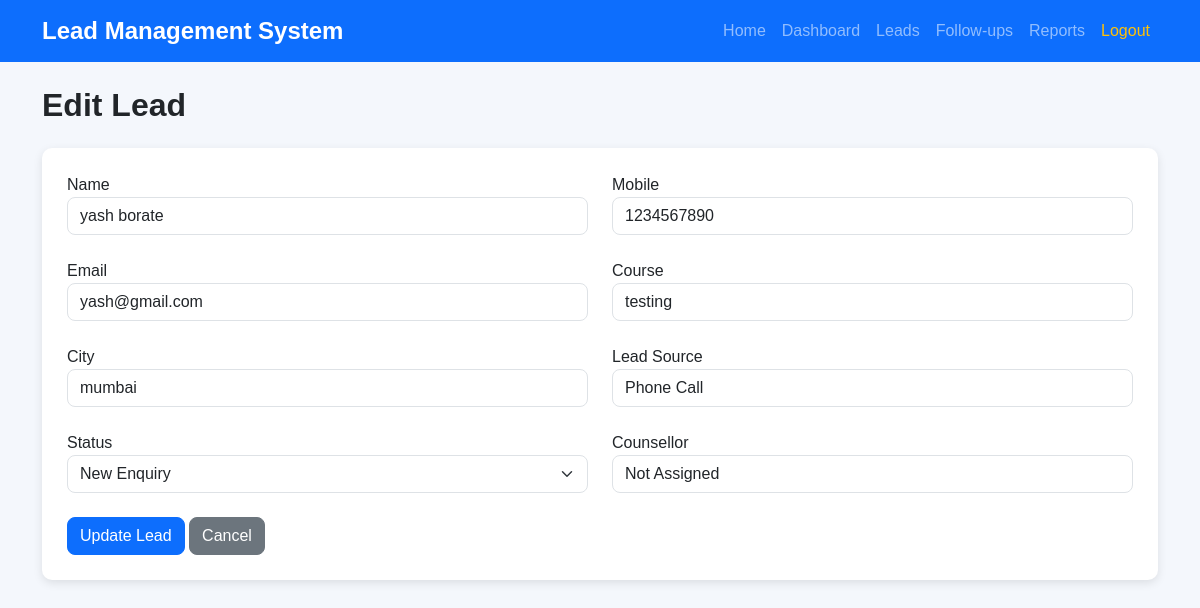
The page /edit/3 on the database its author committed.
### tables this page shows
CREATE TABLE leads(
        id INTEGER PRIMARY KEY AUTOINCREMENT,
        name TEXT NOT NULL,
        mobile TEXT UNIQUE NOT NULL,
        email TEXT,
        course TEXT,
        city TEXT,
        source TEXT,
        status TEXT DEFAULT 'New Enquiry',
        counsellor TEXT DEFAULT 'Not Assigned',
        created_date TEXT,
        updated_date TEXT
    );

### routes.py (the view, shortened to what this page needs)
@main.route("/edit/<int:lead_id>", methods=["GET", "POST"])
def edit_lead(lead_id):
    lead = get_lead_by_id(lead_id)
    return render_template(
        "edit_lead.html",
        lead=lead
    )

### models.py (called while the page is built)
def get_connection():
    conn = sqlite3.connect(Config.DATABASE)
    conn.row_factory = sqlite3.Row
    return conn

def get_lead_by_id(lead_id):
    conn = get_connection()
    cursor = conn.cursor()
    cursor.execute(
        "SELECT * FROM leads WHERE id=?",
        (lead_id,)
    )
    lead = cursor.fetchone()
    conn.close()
    return lead

### templates/edit_lead.html (shortened to what this page needs)
{% extends 'base.html' %}
{% block content %}
<h2 class="mb-4">
Edit Lead
</h2>
<form method="POST">
<div class="row">
<div class="col-md-6">
<label>Name</label>
<input
type="text"
name="name"
class="form-control"
value="{{ lead['name'] }}"
required>
</div>
<div class="col-md-6">
<label>Mobile</label>
<input
type="text"
name="mobile"
class="form-control"
value="{{ lead['mobile'] }}"
required>
</div>
</div>
<br>
<div class="row">
<div class="col-md-6">
<label>Email</label>
<input
type="email"
name="email"
class="form-control"
value="{{ lead['email'] }}">
</div>
<div class="col-md-6">
<label>Course</label>
<input
type="text"
name="course"
class="form-control"
value="{{ lead['course'] }}">
</div>
</div>
<br>
<div class="row">
<div class="col-md-6">
<label>City</label>
<input
type="text"
name="city"
class="form-control"
value="{{ lead['city'] }}">
</div>
<div class="col-md-6">
<label>Lead Source</label>
<input
type="text"
name="source"
class="form-control"
value="{{ lead['source'] }}">
</div>
</div>
<br>
<div class="row">
<div class="col-md-6">
<label>Status</label>
<select
name="status"
class="form-select">
<option {% if lead['status']=="New Enquiry" %}selected{% endif %}>New Enquiry</option>
</select>
</div>
<div class="col-md-6">
<label>Counsellor</label>
<input
type="text"
name="counsellor"
class="form-control"
value="{{ lead['counsellor'] }}">
</div>
</div>
<br>
<button
type="submit"
class="btn btn-primary">
Update Lead
</button>
<a
href="/leads"
class="btn btn-secondary">
Cancel
</a>
</form>
{% endblock %}

### static/css/style.css (style rules this page uses)
body { margin: 0; padding: 0; background: #f4f7fc; font-family: Arial, Helvetica, sans-serif; }
h2 { font-weight: bold; margin-bottom: 25px; }
.btn { border-radius: 8px; }
.btn-primary { background: #0d6efd; }
form { background: white; padding: 25px; border-radius: 10px; box-shadow: 0px 3px 10px rgba(0,0,0,0.1); }
.form-control, .form-select { border-radius: 8px; }

### rows shown on the page
leads: name "yash borate", mobile "1234567890", email "yash@gmail.com", course "testing", city "mumbai", source "Phone Call", status "New Enquiry", counsellor "Not Assigned"
